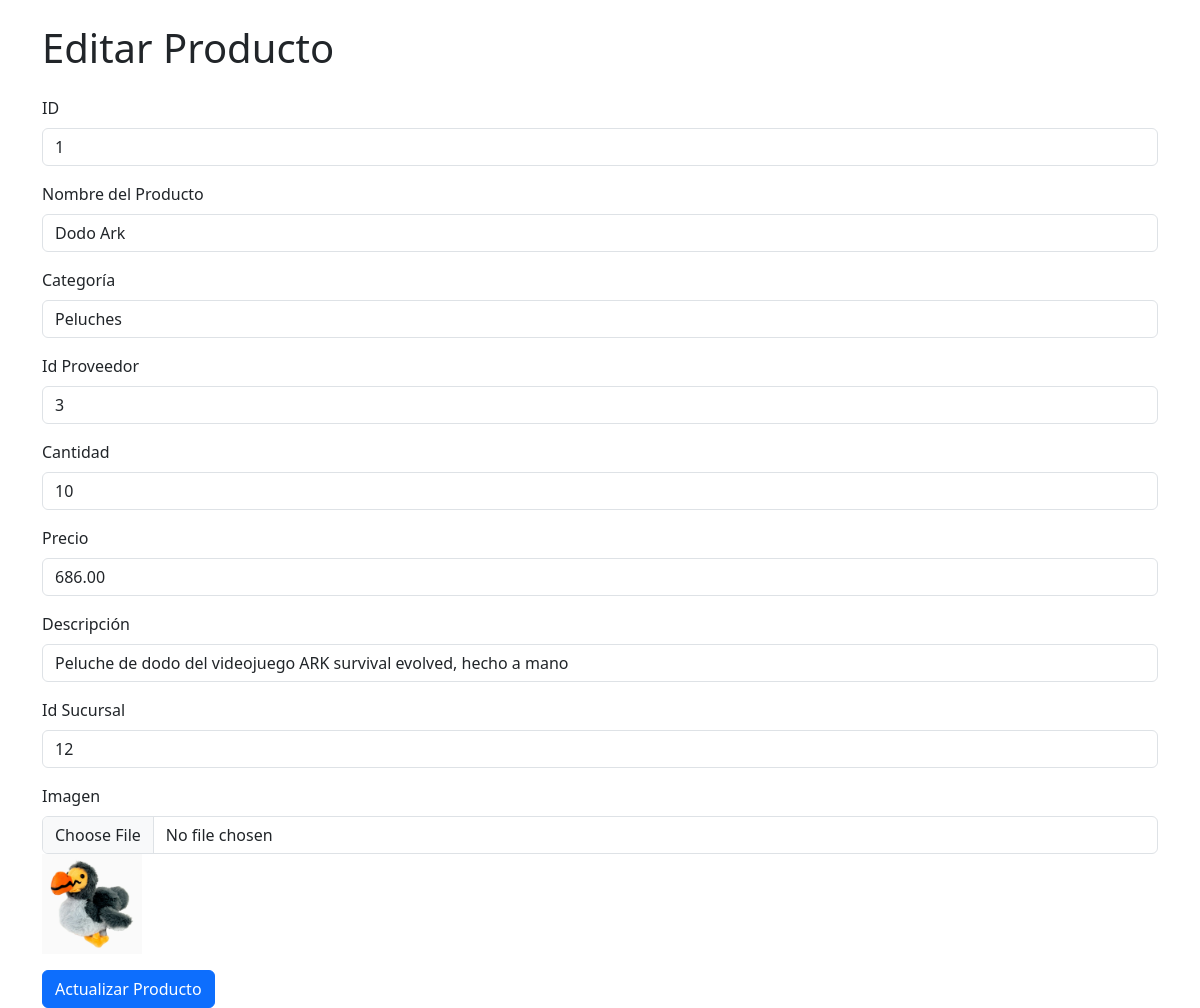
The app's page /editar_p.php?id=1 with its own data.
### tables this page shows
CREATE TABLE `productos` (
  `id` int(11) NOT NULL,
  `categoria` varchar(100) NOT NULL,
  `nombre` varchar(100) NOT NULL,
  `id_prov` int(10) NOT NULL,
  `cantidad` int(10) NOT NULL,
  `precio` decimal(10,2) DEFAULT NULL,
  `descripcion` varchar(200) NOT NULL,
  `id_suc` int(12) NOT NULL,
  `imagen` varchar(50) NOT NULL
);

### editar_p.php (the view, shortened to what this page needs)
<?php
include("db.php");
if (isset($_GET['id'])) {
    $id = $_GET['id'];
    $sql = "SELECT * FROM productos WHERE id = $id";
    $result = $conn->query($sql);
    $row = $result->fetch_assoc();
} else {
    header("Location: admin.php");
    exit();
}
?>
<!DOCTYPE html>
<html lang="es">
<head>
    <link href="https://cdn.jsdelivr.net/npm/bootstrap@5.3.3/dist/css/bootstrap.min.css" rel="stylesheet">
</head>
<body>
    <div class="container">
        <h1 class="my-4">Editar Producto</h1>
        <form action="editar_p.php?id=<?php echo $row['id']; ?>" method="POST" enctype="multipart/form-data">
            <div class="mb-3">
                <label for="id" class="form-label">ID</label>
                <input type="text" class="form-control" name="id" value="<?php echo $row['id']; ?>" required>
            </div>
            <div class="mb-3">
                <label for="nombre" class="form-label">Nombre del Producto</label>
                <input type="text" class="form-control" name="nombre" value="<?php echo $row['nombre']; ?>" required>
            </div>
            <div class="mb-3">
                <label for="categoria" class="form-label">Categoría</label>
                <input type="text" class="form-control" name="categoria" value="<?php echo $row['categoria']; ?>" required>
            </div>
            <div class="mb-3">
                <label for="id_prov" class="form-label">Id Proveedor</label>
                <input type="text" class="form-control" name="id_prov" value="<?php echo $row['id_prov']; ?>" required>
            </div>
            <div class="mb-3">
                <label for="cantidad" class="form-label">Cantidad</label>
                <input type="text" class="form-control" name="cantidad" value="<?php echo $row['cantidad']; ?>" required>
            </div>
            <div class="mb-3">
                <label for="precio" class="form-label">Precio</label>
                <input type="text" class="form-control" name="precio" value="<?php echo $row['precio']; ?>" required>
            </div>
            <div class="mb-3">
                <label for="descripcion" class="form-label">Descripción</label>
                <input type="text" class="form-control" name="descripcion" value="<?php echo $row['descripcion']; ?>" required>
            </div>
            <div class="mb-3">
                <label for="id_suc" class="form-label">Id Sucursal</label>
                <input type="text" class="form-control" name="id_suc" value="<?php echo $row['id_suc']; ?>" required>
            </div>
            <div class="mb-3">
                <label for="imagen" class="form-label">Imagen</label>
                <input type="file" class="form-control" name="imagen">
                <img src="<?php echo $row['imagen']; ?>" width="100" alt="Imagen actual">
            </div>
            <button type="submit" class="btn btn-primary">Actualizar Producto</button>
        </form>
    </div>
</body>
</html>

### records on screen
productos: id "1", nombre "Dodo Ark", categoria "Peluches", id_prov "3", cantidad "10", precio "686.00", descripcion "Peluche de dodo del videojuego ARK survival evolved, hecho a mano", id_suc "12", imagen (picture)
